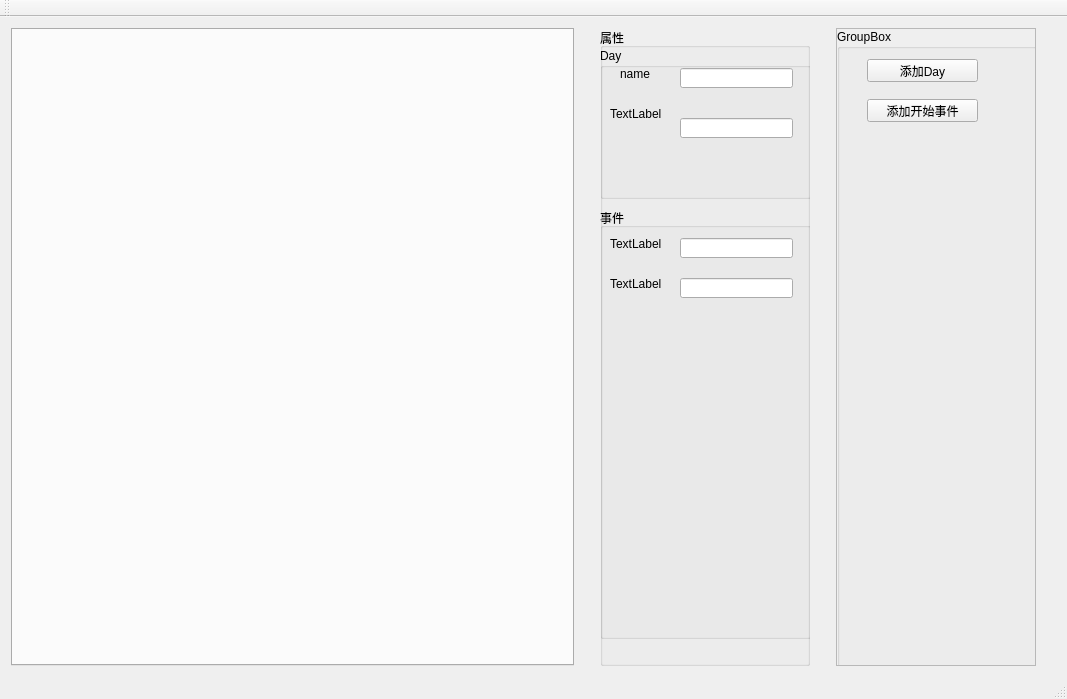
<?xml version="1.0" encoding="UTF-8"?>
<ui version="4.0">
 <class>MainWindow</class>
 <widget class="QMainWindow" name="MainWindow">
  <property name="geometry">
   <rect>
    <x>0</x>
    <y>0</y>
    <width>1067</width>
    <height>699</height>
   </rect>
  </property>
  <property name="windowTitle">
   <string>MainWindow</string>
  </property>
  <widget class="QWidget" name="centralWidget">
   <layout class="QHBoxLayout" name="horizontalLayout">
    <item>
     <widget class="QTabWidget" name="tabWidget"/>
    </item>
    <item>
     <spacer name="horizontalSpacer_3">
      <property name="orientation">
       <enum>Qt::Horizontal</enum>
      </property>
      <property name="sizeType">
       <enum>QSizePolicy::Fixed</enum>
      </property>
      <property name="sizeHint" stdset="0">
       <size>
        <width>20</width>
        <height>20</height>
       </size>
      </property>
     </spacer>
    </item>
    <item>
     <widget class="QGroupBox" name="groupBox_2">
      <property name="minimumSize">
       <size>
        <width>210</width>
        <height>0</height>
       </size>
      </property>
      <property name="title">
       <string>属性</string>
      </property>
      <widget class="QGroupBox" name="groupBox_3">
       <property name="geometry">
        <rect>
         <x>0</x>
         <y>20</y>
         <width>211</width>
         <height>151</height>
        </rect>
       </property>
       <property name="title">
        <string>Day</string>
       </property>
       <widget class="QLineEdit" name="lineEdit_2">
        <property name="geometry">
         <rect>
          <x>80</x>
          <y>70</y>
          <width>113</width>
          <height>20</height>
         </rect>
        </property>
       </widget>
       <widget class="QLineEdit" name="lineEdit">
        <property name="geometry">
         <rect>
          <x>80</x>
          <y>20</y>
          <width>113</width>
          <height>20</height>
         </rect>
        </property>
       </widget>
       <widget class="QLabel" name="label">
        <property name="geometry">
         <rect>
          <x>20</x>
          <y>20</y>
          <width>54</width>
          <height>12</height>
         </rect>
        </property>
        <property name="text">
         <string>name</string>
        </property>
       </widget>
       <widget class="QLabel" name="label_2">
        <property name="geometry">
         <rect>
          <x>10</x>
          <y>60</y>
          <width>54</width>
          <height>12</height>
         </rect>
        </property>
        <property name="text">
         <string>TextLabel</string>
        </property>
       </widget>
      </widget>
      <widget class="QGroupBox" name="groupBox_4">
       <property name="geometry">
        <rect>
         <x>0</x>
         <y>180</y>
         <width>211</width>
         <height>431</height>
        </rect>
       </property>
       <property name="title">
        <string>事件</string>
       </property>
       <widget class="QLabel" name="label_3">
        <property name="geometry">
         <rect>
          <x>10</x>
          <y>30</y>
          <width>54</width>
          <height>12</height>
         </rect>
        </property>
        <property name="text">
         <string>TextLabel</string>
        </property>
       </widget>
       <widget class="QLineEdit" name="lineEdit_3">
        <property name="geometry">
         <rect>
          <x>80</x>
          <y>30</y>
          <width>113</width>
          <height>20</height>
         </rect>
        </property>
       </widget>
       <widget class="QLabel" name="label_4">
        <property name="geometry">
         <rect>
          <x>10</x>
          <y>70</y>
          <width>54</width>
          <height>12</height>
         </rect>
        </property>
        <property name="text">
         <string>TextLabel</string>
        </property>
       </widget>
       <widget class="QLineEdit" name="lineEdit_4">
        <property name="geometry">
         <rect>
          <x>80</x>
          <y>70</y>
          <width>113</width>
          <height>20</height>
         </rect>
        </property>
       </widget>
      </widget>
     </widget>
    </item>
    <item>
     <spacer name="horizontalSpacer_2">
      <property name="orientation">
       <enum>Qt::Horizontal</enum>
      </property>
      <property name="sizeType">
       <enum>QSizePolicy::Fixed</enum>
      </property>
      <property name="sizeHint" stdset="0">
       <size>
        <width>20</width>
        <height>20</height>
       </size>
      </property>
     </spacer>
    </item>
    <item>
     <widget class="QScrollArea" name="scrollArea">
      <property name="minimumSize">
       <size>
        <width>0</width>
        <height>0</height>
       </size>
      </property>
      <property name="maximumSize">
       <size>
        <width>200</width>
        <height>16777215</height>
       </size>
      </property>
      <property name="widgetResizable">
       <bool>true</bool>
      </property>
      <widget class="QWidget" name="scrollAreaWidgetContents">
       <property name="geometry">
        <rect>
         <x>0</x>
         <y>0</y>
         <width>198</width>
         <height>645</height>
        </rect>
       </property>
       <property name="layoutDirection">
        <enum>Qt::LeftToRight</enum>
       </property>
       <widget class="QGroupBox" name="groupBox">
        <property name="geometry">
         <rect>
          <x>0</x>
          <y>0</y>
          <width>200</width>
          <height>1600</height>
         </rect>
        </property>
        <property name="minimumSize">
         <size>
          <width>200</width>
          <height>1600</height>
         </size>
        </property>
        <property name="title">
         <string>GroupBox</string>
        </property>
        <widget class="QPushButton" name="pushButton">
         <property name="geometry">
          <rect>
           <x>30</x>
           <y>30</y>
           <width>111</width>
           <height>23</height>
          </rect>
         </property>
         <property name="text">
          <string>添加Day</string>
         </property>
        </widget>
        <widget class="QPushButton" name="pushButton_2">
         <property name="geometry">
          <rect>
           <x>30</x>
           <y>70</y>
           <width>111</width>
           <height>23</height>
          </rect>
         </property>
         <property name="text">
          <string>添加开始事件</string>
         </property>
        </widget>
       </widget>
      </widget>
     </widget>
    </item>
    <item>
     <spacer name="horizontalSpacer">
      <property name="orientation">
       <enum>Qt::Horizontal</enum>
      </property>
      <property name="sizeType">
       <enum>QSizePolicy::Fixed</enum>
      </property>
      <property name="sizeHint" stdset="0">
       <size>
        <width>20</width>
        <height>20</height>
       </size>
      </property>
     </spacer>
    </item>
   </layout>
  </widget>
  <widget class="QToolBar" name="mainToolBar">
   <attribute name="toolBarArea">
    <enum>TopToolBarArea</enum>
   </attribute>
   <attribute name="toolBarBreak">
    <bool>false</bool>
   </attribute>
  </widget>
  <widget class="QStatusBar" name="statusBar"/>
 </widget>
 <layoutdefault spacing="6" margin="11"/>
 <resources/>
 <connections/>
</ui>
